Frame 1 (no input): blank canvas, image omitted
Frame 60 (no input): blank canvas, image omitted
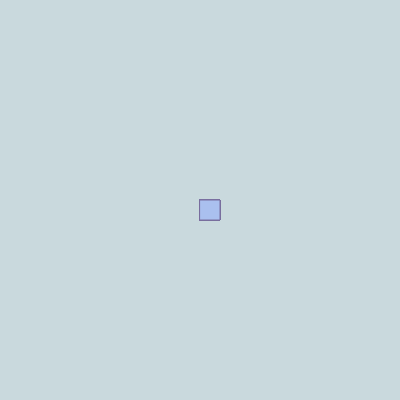
Frame 120 (the mouse pressed at the canvas centre since frame 60)

The p5.js sketch whose frames 1 and 60 were blank and that drew this single picture after the mouse press (run headless with seeded random() and noise() and a simulated clock; from frame 60 on, the mouse is pressed at the canvas centre):

// p5.js sketch
// ── sketch.js
function setup() {
    createCanvas(400, 400);
    background("rgb(201,217,221)");
  }
  
  function draw() {
    stroke("rgb(121,110,158)");
    fill("rgb(170,192,239)");
    
    if(mouseIsPressed) {
    rect(mouseX , mouseY, 20, 20);
  }
  }
